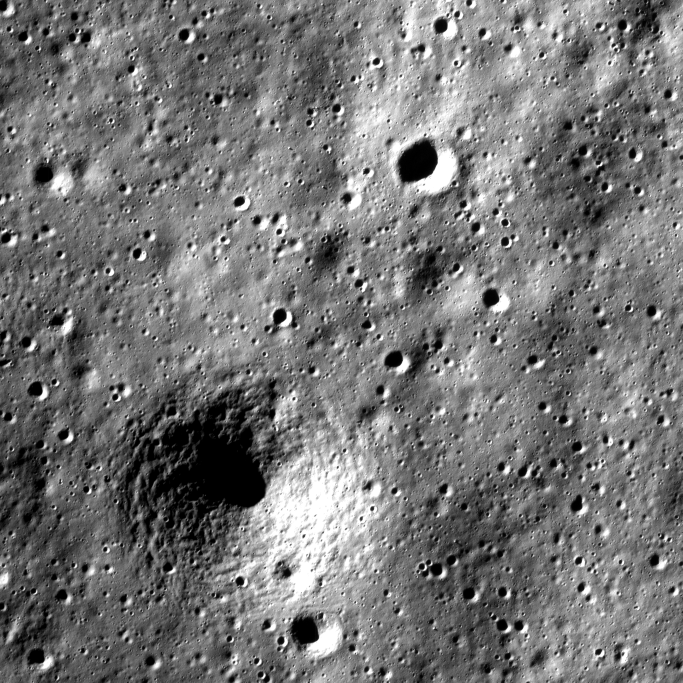
#> input picture data/benchmark_crops/ohrc_01_reference.png, 2048 x 2048 px, found by its file name (shown at 1/3 size)
$ python readjudicate_lroc_refined.py
#> lines starting #> are read from the running program, lines starting #| are printed output that depends on the picture
"""LROC re-adjudication with ECC-refined correspondences (worker A10).

Reproduces the 1m and 3m absolute-truth adjudications exactly (SIFT 8000,
CLAHE, Lowe 0.75, partial-affine RANSAC 3.0px, seed 7), then re-runs each
with patch-constrained ECC refinement of the SIFT inlier correspondences
(A9 arm-c logic: 31x31 patches, MOTION_TRANSLATION, per-image bounds,
6px max-shift guard, fallback to original on failure).

Pre-registered success criterion: the held-out ABSOLUTE bound (meters)
improves vs baseline on either grid with the transform agreeing with
baseline (rot within 0.05deg, scale within 0.001). Inlier-RMSE improvement
alone is NOT a claim.

Deterministic: cv2.setRNGSeed(7) before every randomized estimator call.
Fail-closed: RANSAC returning None -> DEGENERATE row, no crash.
"""
import numpy as np, cv2, csv, sys, time

SEED = 7
REPO = '/home/hatch/workspace/chandra-align'
LROC1M = '/home/hatch/workspace/lroc_data/NAC_ORTHO_VIKRAMSITE1_100CM.IMG'
LROC3M = '/home/hatch/workspace/lroc_data/NAC_ORTHO_VIKRAMSITE1_3M.IMG'
CROP = REPO + '/data/benchmark_crops/ohrc_01_reference.png'
sys.path.insert(0, REPO)
from chandra_align.metrics.quadrant import compute_quadrant_metrics, validate_registration_gate

OUT_CSV = REPO + '/results/table_lroc_refined.csv'


def read_window(path, off, samples, cx, cy, hw):
    win = np.empty((2 * hw, 2 * hw), dtype='<u2')
    with open(path, 'rb') as fh:
        for i, r in enumerate(range(cy - hw, cy + hw)):
            fh.seek(off + (r * samples + (cx - hw)) * 2)
            win[i] = np.fromfile(fh, dtype='<u2', count=2 * hw)
    return win.astype(np.float32)


def prep(a):
    a = a.astype(np.float32)
    lo, hi = np.percentile(a, 1), np.percentile(a, 99)
    u = np.clip((a - lo) / max(hi - lo, 1e-9) * 255, 0, 255).astype(np.uint8)
    return cv2.createCLAHE(clipLimit=2.0, tileGridSize=(8, 8)).apply(u)


# [12 lines left out: functions decomp, ransac_fit, not called in this run]


def fit_rmse(M, p1, p2, inl):
    r = np.linalg.norm((M @ np.hstack([p1, np.ones((len(p1), 1))]).T).T - p2, axis=1)
    return float(np.sqrt((r[inl] ** 2).mean())), r


# [81 lines left out: functions heldout_lmeds, gate_tier, quad_stats, refine_ecc, sift_pairs, not called in this run]


# ------------------------------------------------- 0. ECC sign self-test
# Shift a real patch by a KNOWN amount; check that p2 + warp[:,2] recovers it.
print('=== 0. ECC SIGN SELF-TEST ===')
rng = np.random.RandomState(3)
probe = (rng.rand(64, 64) * 255).astype(np.float32)
dx_true, dy_true = 2.7, -1.9
probe_shifted = cv2.warpAffine(
    probe, np.float32([[1, 0, dx_true], [0, 1, dy_true]]), (64, 64),
    flags=cv2.INTER_LINEAR)
w = np.eye(2, 3, dtype=np.float32)
cv2.findTransformECC(probe, probe_shifted, w, cv2.MOTION_TRANSLATION,
                     (cv2.TERM_CRITERIA_EPS | cv2.TERM_CRITERIA_COUNT, 50, 1e-4))
p2_probe = np.float32([[32.0, 32.0]])
p2_plus = p2_probe + w[:, 2]
p2_minus = p2_probe - w[:, 2]
err_plus = float(np.hypot(*(p2_plus[0] - (32 + dx_true, 32 + dy_true))))
err_minus = float(np.hypot(*(p2_minus[0] - (32 + dx_true, 32 + dy_true))))
print('warp[:,2]=%s err(p2+warp)=%.3f err(p2-warp)=%.3f'
      % (np.round(w[:, 2], 3), err_plus, err_minus))
assert err_plus < 0.5 and err_plus < 0.2 * err_minus, 'ECC sign convention broken'
print('sign convention confirmed: p2_refined = p2 + warp[:,2]')


def run_grid(name, tsz, m_per_px, cx, cy, hw, off, lines, samples,
            do_tmpl_match, base_expect):
#> called with name = '1m', tsz = 532, m_per_px = 1, cx = 10818, cy = 16081, hw = 450, off = 46006, lines = 47683
    global ROWS
    print('=== GRID %s: template %dx%d @ %.1fm/px, window %dpx at (%d,%d) ==='
          % (name, tsz, tsz, m_per_px, 2 * hw, cx, cy))
    ohrc = cv2.imread(CROP, cv2.IMREAD_GRAYSCALE)
#> ohrc is the input picture: shape (2048, 2048); min 0, max 255, mean 117.7
    assert ohrc is not None and ohrc.shape == (2048, 2048)
    tmpl = cv2.resize(ohrc, (tsz, tsz), interpolation=cv2.INTER_AREA).astype(np.float32)
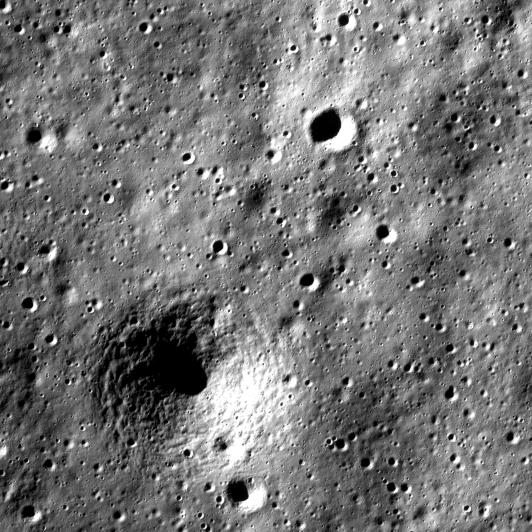
#> tmpl: shape (532, 532) float32; min 0, max 255, mean 117.7
    t8 = prep(tmpl)
#> in prep, `lo, hi = np.percentile(a, 1), np.percentile(a, 99)`: lo = 0; hi = 254
#> in prep, `return cv2.createCLAHE(clipLimit=2.0, tileGridSize=(8, 8)).apply(u)`:
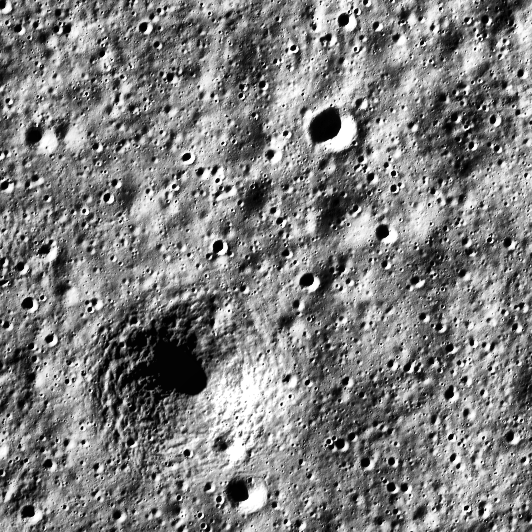
#> returned value: shape (532, 532); min 0, max 255, mean 126.6

    if do_tmpl_match:
        # 3m: re-run the NCC template search exactly as the baseline did
        sx, sy, sr = 3521, 5276, 300
        search = read_window(LROC3M, off, samples, sx, sy, sr)
        s8 = prep(search)
        res = cv2.matchTemplate(s8, t8, cv2.TM_CCOEFF_NORMED)
        _, mx, _, mloc = cv2.minMaxLoc(res)
        cx, cy = sx - sr + mloc[0] + tsz // 2, sy - sr + mloc[1] + tsz // 2
        print('NCC peak: %.4f at ortho (%d,%d)' % (mx, cx, cy))
        assert abs(cx - 3608) <= 1 and abs(cy - 5360) <= 1 and mx > 0.40, \
            'template location does not reproduce baseline'

    win = read_window(LROC1M if name == '1m' else LROC3M, off, samples, cx, cy, hw)
    o8 = prep(win)
    p1, p2, nk1, nk2 = sift_pairs(t8, o8)
    print('sift keypoints: tmpl=%d win=%d lowe-matches=%d' % (nk1, nk2, len(p1)))

    results = {}

    # [43 lines left out: function process, not called in this run]

    # ---- baseline: reproduce exactly, else STOP ----
    Mb, inlb, hob = process('baseline', p1, p2, len(p1))
    assert Mb is not None, 'baseline RANSAC failed'
    rb = results['baseline']
    e = base_expect
    assert rb['n'] == e['n_inl'], (rb['n'], e['n_inl'])
    assert len(p1) == e['n_corr'], (len(p1), e['n_corr'])
    assert abs(rb['rmse'] - e['rmse']) < 0.005, (rb['rmse'], e['rmse'])
    assert abs(rb['sc'] - e['scale']) < 0.002, (rb['sc'], e['scale'])
    assert abs(rb['ro'] - e['rot']) < 0.02, (rb['ro'], e['rot'])
    assert abs(rb['hox'] - e['hox']) < 0.15, (rb['hox'], e['hox'])
    assert abs(rb['hoy'] - e['hoy']) < 0.15, (rb['hoy'], e['hoy'])
    print('%s BASELINE REPRODUCED within rounding' % name)

    # ---- refined arm: ECC on the baseline inlier pairs ----
    p1i, p2i = p1[inlb], p2[inlb]
    p2r, n_ok, n_fail = refine_ecc(t8, o8, p1i, p2i)
    Mr, inlr, hor = process('ecc_refined', p1i, p2r, len(p1i),
                            base=(rb['sc'], rb['ro'], rb['tx'], rb['ty']),
                            ecc_stat=(n_ok, n_fail))

    # ---- supplementary: refined transform evaluated on the BASELINE check
    # sets (same points, original unrefined positions) — isolates transform
    # quality from the inlier-set selection effect.
    cross = {}
    if Mr is not None:
        for sname in ('x', 'y'):
            ci_b = hob[sname][4]
            if len(ci_b) == 0:
                cross[sname] = float('nan')
                continue
            pred = (Mr @ np.hstack([p1[ci_b], np.ones((len(ci_b), 1))]).T).T
            chk = float(np.sqrt((np.linalg.norm(pred - p2[ci_b], axis=1) ** 2).mean()))
            cross[sname] = chk * m_per_px
            print('%s cross-check: refined-M on baseline %s-check (%d pts): '
                  '%.2fm (baseline held-out was %.2fm)'
                  % (name, sname, len(ci_b), cross[sname], hob[sname][1]))
    # ---- causal test: IDENTICAL fit/check splits, only the fit positions
    # are refined. Fit LMEDS on baseline fit indices with refined positions,
    # evaluate on baseline check indices with original positions. This
    # isolates the refinement effect from fit-set size/selection effects.
    causal = {}
    if Mr is not None:
        inlb_idx = np.where(inlb)[0]
        lut = {g: j for j, g in enumerate(inlb_idx.tolist())}
        for sname, ax in (('x', 0), ('y', 1)):
            fi_b = hob[sname][5]
            ci_b = hob[sname][4]
            fi_sub = np.array([lut[g] for g in fi_b.tolist() if g in lut],
                              dtype=int)
            if len(fi_sub) < 6 or len(ci_b) < 1:
                causal[sname] = float('nan')
                continue
            cv2.setRNGSeed(SEED)
            Mf_ref, _ = cv2.estimateAffinePartial2D(
                p1i[fi_sub], p2r[fi_sub], method=cv2.LMEDS)
            if Mf_ref is None:
                causal[sname] = float('nan')
                continue
            pred = (Mf_ref @ np.hstack([p1[ci_b], np.ones((len(ci_b), 1))]).T).T
            chk = float(np.sqrt((np.linalg.norm(pred - p2[ci_b], axis=1) ** 2).mean()))
            causal[sname] = chk * m_per_px
            print('%s causal: LMEDS on baseline %s-fit idx w/ refined pos '
                  '(%d pts) -> baseline %s-check (%d pts): %.2fm '
                  '(baseline: %.2fm)'
                  % (name, sname, len(fi_sub), sname, len(ci_b),
                     causal[sname], hob[sname][1]))
    results['cross'] = cross
    results['causal'] = causal
    CAUSAL[(name, 'ecc_refined')] = (causal.get('x', float('nan')),
                                     causal.get('y', float('nan')))
    return results


t0 = time.time()
ROWS = []
CAUSAL = {}
#> (the run stopped early here; a loop or call above may not have finished)

$ run again, with data/benchmark_crops/ohrc_02_reference.png copied over data/benchmark_crops/ohrc_01_reference.png
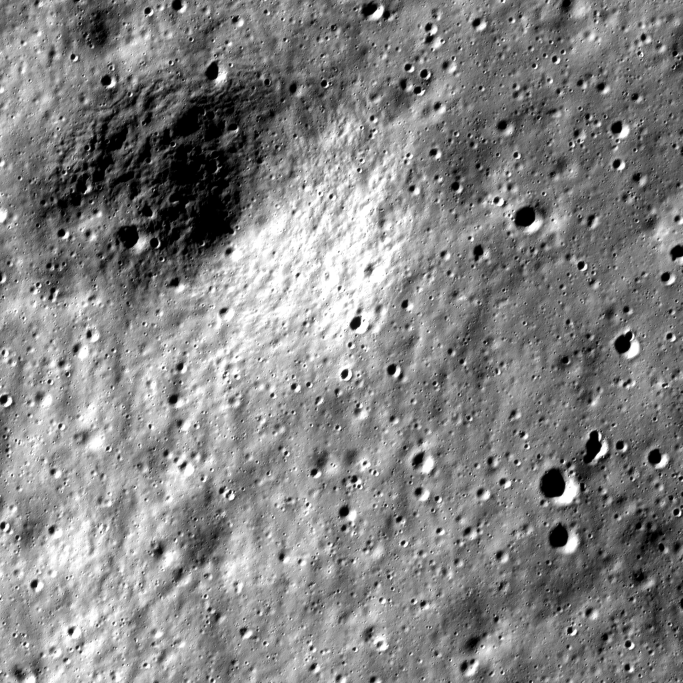
#> input picture data/benchmark_crops/ohrc_02_reference.png, 2048 x 2048 px, found by its file name (shown at 1/3 size)
#> in run_grid, ohrc is the input picture: shape (2048, 2048); min 0, max 255, mean 131.2
#> in run_grid, `tmpl = cv2.resize(ohrc, (tsz, tsz), interpolation=cv2.INTER_AREA).asty..`:
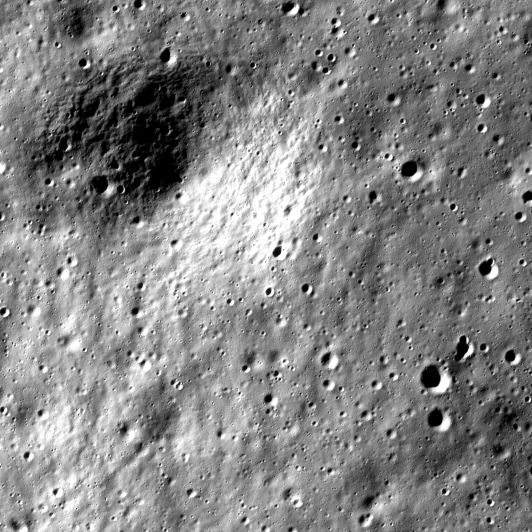
#> tmpl: shape (532, 532) float32; min 0, max 255, mean 131.3
#> lo = 0; hi = 254
#> in prep, `return cv2.createCLAHE(clipLimit=2.0, tileGridSize=(8, 8)).apply(u)`:
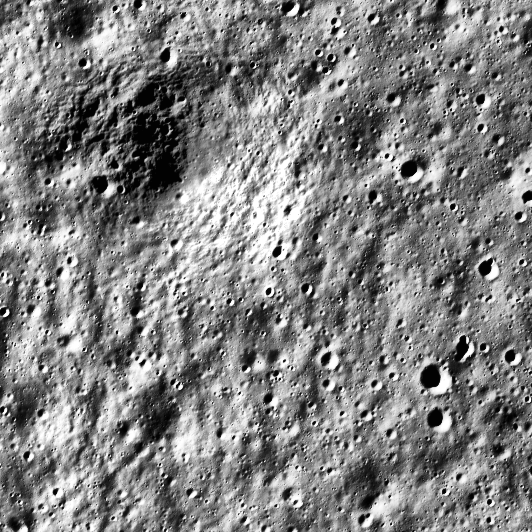
#> returned value: shape (532, 532); min 0, max 255, mean 129.3

$ run again, with data/benchmark_crops/ohrc_03_reference.png copied over data/benchmark_crops/ohrc_01_reference.png
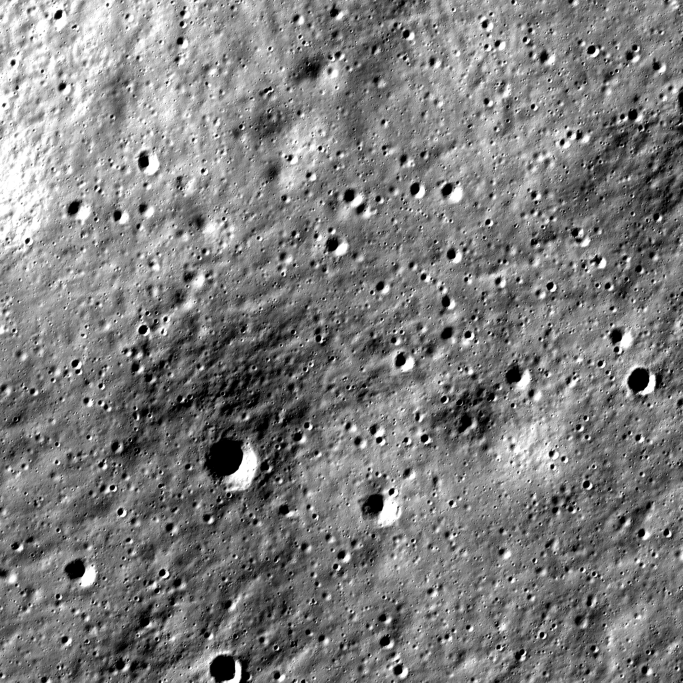
#> input picture data/benchmark_crops/ohrc_03_reference.png, 2048 x 2048 px, found by its file name (shown at 1/3 size)
#> in run_grid, ohrc is the input picture: shape (2048, 2048); min 0, max 255, mean 125.6
#> in run_grid, `tmpl = cv2.resize(ohrc, (tsz, tsz), interpolation=cv2.INTER_AREA).asty..`:
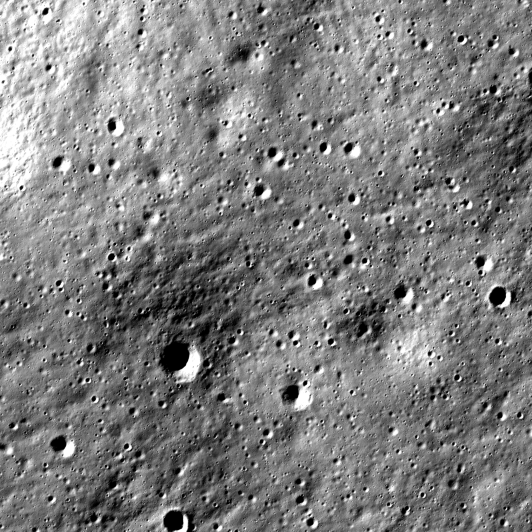
#> tmpl: shape (532, 532) float32; min 0, max 255, mean 125.6
#> lo = 0; hi = 254
#> in prep, `return cv2.createCLAHE(clipLimit=2.0, tileGridSize=(8, 8)).apply(u)`:
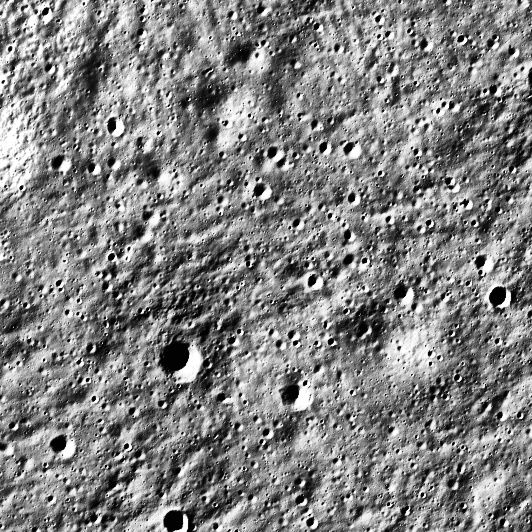
#> returned value: shape (532, 532); min 0, max 255, mean 129.5

$ run again, with data/benchmark_crops/ohrc_04_reference.png copied over data/benchmark_crops/ohrc_01_reference.png
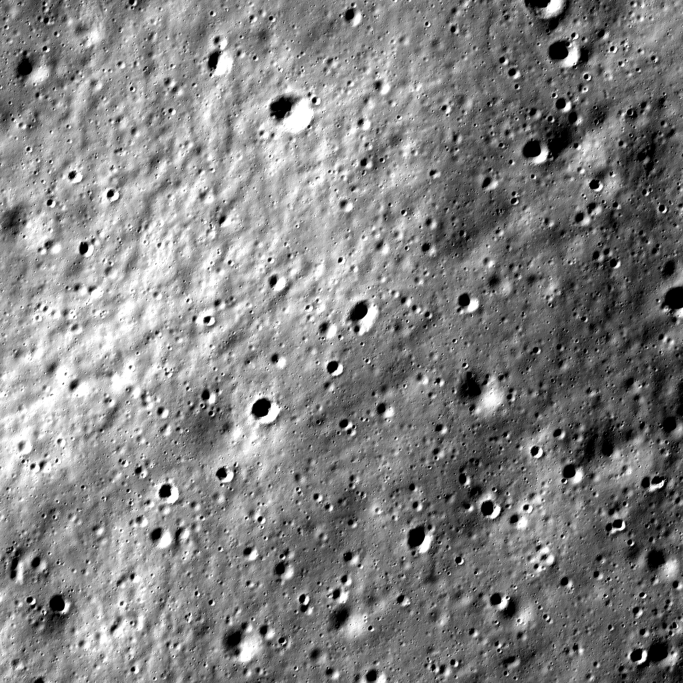
#> input picture data/benchmark_crops/ohrc_04_reference.png, 2048 x 2048 px, found by its file name (shown at 1/3 size)
#> in run_grid, ohrc is the input picture: shape (2048, 2048); min 0, max 255, mean 130.2
#> in run_grid, `tmpl = cv2.resize(ohrc, (tsz, tsz), interpolation=cv2.INTER_AREA).asty..`:
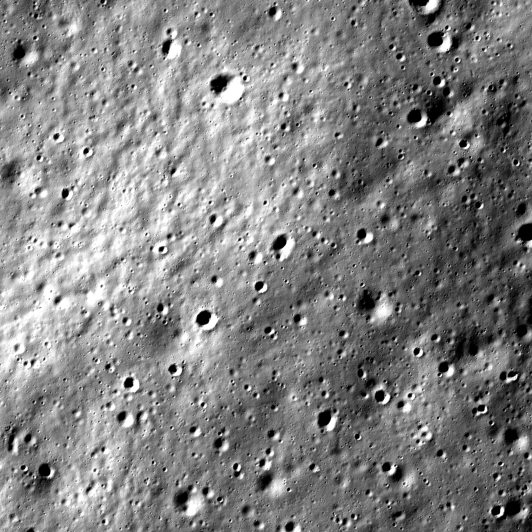
#> tmpl: shape (532, 532) float32; min 0, max 255, mean 130.2
#> lo = 0; hi = 254
#> in prep, `return cv2.createCLAHE(clipLimit=2.0, tileGridSize=(8, 8)).apply(u)`:
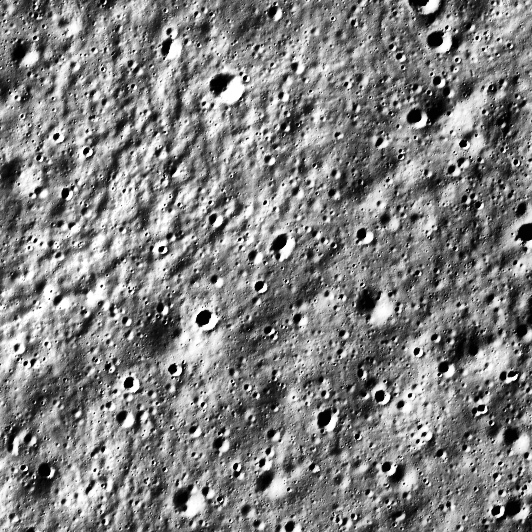
#> returned value: shape (532, 532); min 0, max 255, mean 128.2
